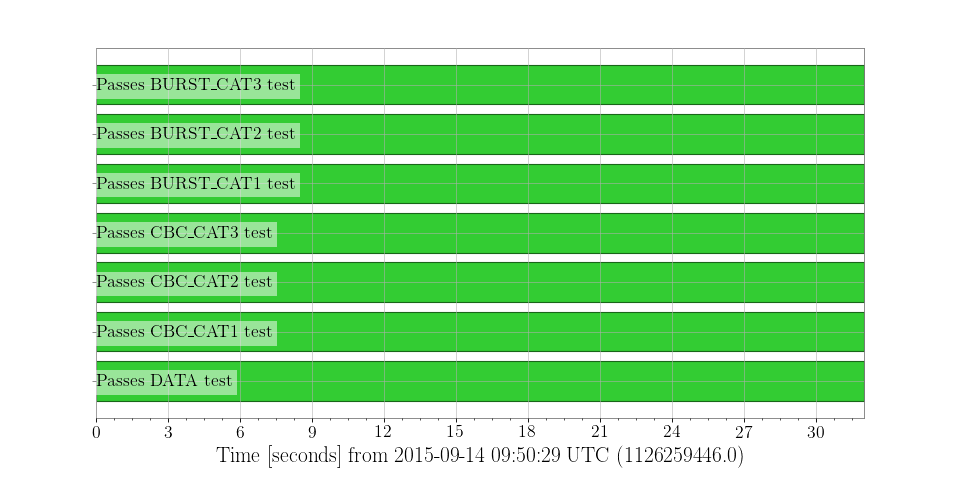

Write Python code to recreate this figure.
h1state = StateVector.fetch_open_data('H1', 'Sep 14 2015 09:50:29', 'Sep 14 2015 09:51:01')
plot = h1state.plot(insetlabels=True)
plot.show()
